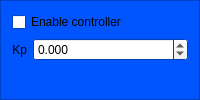
       <widget class="QFrame" name="frame_kp">
        <property name="sizePolicy">
         <sizepolicy hsizetype="Expanding" vsizetype="Preferred">
          <horstretch>1</horstretch>
          <verstretch>0</verstretch>
         </sizepolicy>
        </property>
        <property name="palette">
         <palette>
          <active>
           <colorrole role="Base">
            <brush brushstyle="SolidPattern">
             <color alpha="255">
              <red>255</red>
              <green>255</green>
              <blue>255</blue>
             </color>
            </brush>
           </colorrole>
           <colorrole role="Window">
            <brush brushstyle="SolidPattern">
             <color alpha="255">
              <red>0</red>
              <green>85</green>
              <blue>255</blue>
             </color>
            </brush>
           </colorrole>
          </active>
          <inactive>
           <colorrole role="Base">
            <brush brushstyle="SolidPattern">
             <color alpha="255">
              <red>255</red>
              <green>255</green>
              <blue>255</blue>
             </color>
            </brush>
           </colorrole>
           <colorrole role="Window">
            <brush brushstyle="SolidPattern">
             <color alpha="255">
              <red>0</red>
              <green>85</green>
              <blue>255</blue>
             </color>
            </brush>
           </colorrole>
          </inactive>
          <disabled>
           <colorrole role="Base">
            <brush brushstyle="SolidPattern">
             <color alpha="255">
              <red>0</red>
              <green>85</green>
              <blue>255</blue>
             </color>
            </brush>
           </colorrole>
           <colorrole role="Window">
            <brush brushstyle="SolidPattern">
             <color alpha="255">
              <red>0</red>
              <green>85</green>
              <blue>255</blue>
             </color>
            </brush>
           </colorrole>
          </disabled>
         </palette>
        </property>
        <property name="toolTip">
         <string>&lt;html&gt;&lt;head/&gt;&lt;body&gt;&lt;p&gt;If not enabled, then no part of this controller is enabled.&lt;/p&gt;&lt;p&gt;Proportional gain Kp&lt;/p&gt;&lt;p&gt;Kp may be zero (e.g. if feed forward is used only to get open loop functionality)&lt;/p&gt;&lt;/body&gt;&lt;/html&gt;</string>
        </property>
        <property name="frameShape">
         <enum>QFrame::StyledPanel</enum>
        </property>
        <property name="frameShadow">
         <enum>QFrame::Raised</enum>
        </property>
        <layout class="QFormLayout" name="formLayout">
         <item row="0" column="0" colspan="2">
          <widget class="QCheckBox" name="ctrl_main_use">
           <property name="sizePolicy">
            <sizepolicy hsizetype="Expanding" vsizetype="Fixed">
             <horstretch>0</horstretch>
             <verstretch>0</verstretch>
            </sizepolicy>
           </property>
           <property name="text">
            <string>Enable controller</string>
           </property>
          </widget>
         </item>
         <item row="1" column="0">
          <widget class="QLabel" name="label_kp">
           <property name="text">
            <string>Kp</string>
           </property>
           <property name="alignment">
            <set>Qt::AlignRight|Qt::AlignTrailing|Qt::AlignVCenter</set>
           </property>
          </widget>
         </item>
         <item row="1" column="1">
          <widget class="QDoubleSpinBox" name="edit_kp">
           <property name="sizePolicy">
            <sizepolicy hsizetype="Expanding" vsizetype="Fixed">
             <horstretch>0</horstretch>
             <verstretch>0</verstretch>
            </sizepolicy>
           </property>
           <property name="decimals">
            <number>3</number>
           </property>
           <property name="minimum">
            <double>-9999.000000000000000</double>
           </property>
           <property name="maximum">
            <double>9999.989999999999782</double>
           </property>
          </widget>
         </item>
        </layout>
       </widget>
